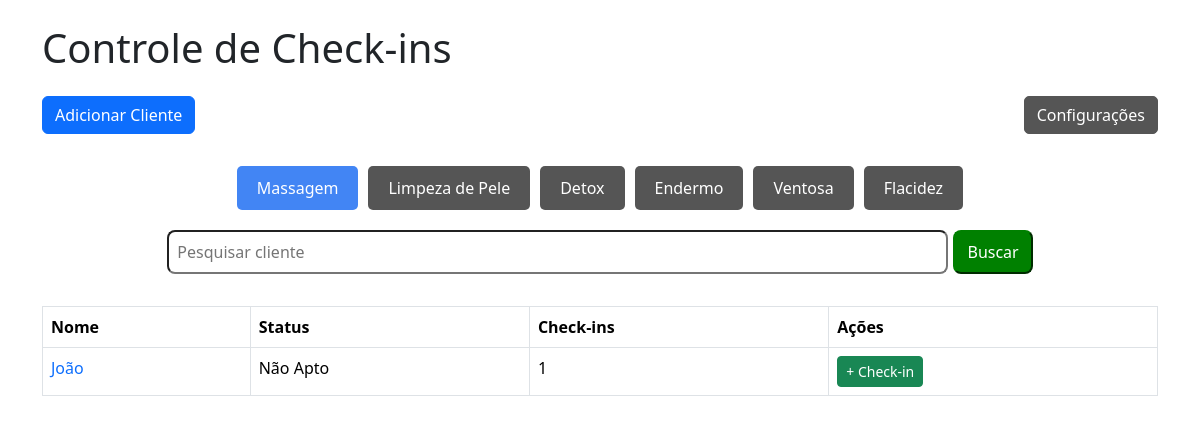
Before: / with the older database file.
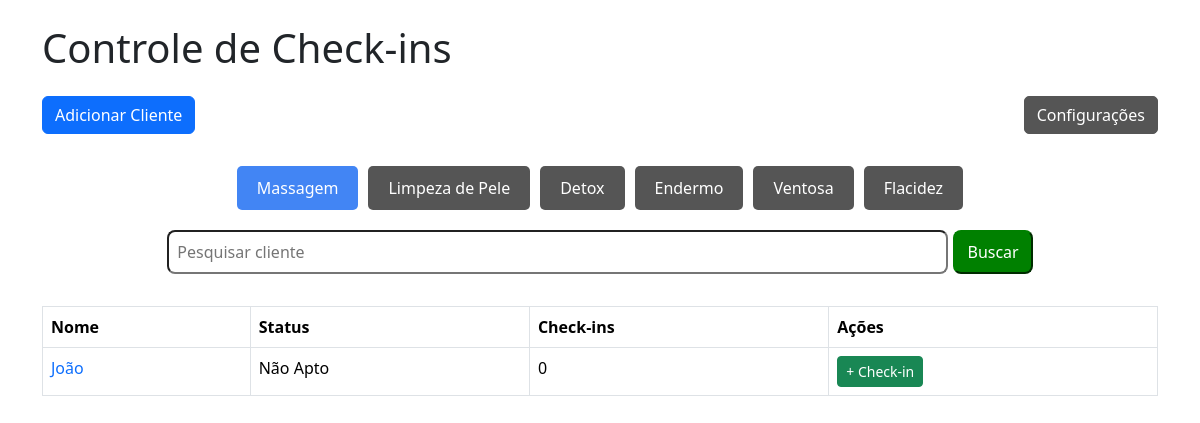
After: the same page with the newer database file.
### tables this page shows
CREATE TABLE cliente_massagem (
        id INTEGER PRIMARY KEY AUTOINCREMENT,
        nome TEXT NOT NULL,
        status BOOLEAN DEFAULT FALSE,
        checkins INTEGER DEFAULT 0
    );

### app/views/massagem.py (the view)
@app.route("/")
def homepage_massagem():
    conn = get_db_connection()
    cliente_massagem = conn.execute('SELECT * FROM cliente_massagem ORDER BY nome ASC').fetchall()
    conn.close()
    return render_template('massagem/massagem.html', cliente_massagem=cliente_massagem)

### app/model/model.py (called while the page is built)
def get_db_connection():
    conn = sqlite3.connect('checkins.db')
    conn.row_factory = sqlite3.Row
    return conn

### app/templates/massagem/massagem.html (shortened to what this page needs)
<!DOCTYPE html>
<html lang="pt-br">
<head>
    <link href="https://cdn.jsdelivr.net/npm/bootstrap@5.3.2/dist/css/bootstrap.min.css" rel="stylesheet">
    <link rel="stylesheet" href="{{url_for('static', filename='css/style.css')}}">
    <link rel="stylesheet" href="{{url_for('static', filename='css/modal.css')}}">
</head>
<body>
    <div class="container">
        <h1 class="mb-4">
            Controle de Check-ins
        </h1>
        <div class="modal-top">
            <button class="btn btn-primary" id="openModal">Adicionar Cliente</button>
            <a class="btn btn-primary button-gerencia" href="/config">Configurações</a>
        </div>
        <div class="nav">
            <a href="/" class="active">Massagem</a>
            <a href="/limpeza">Limpeza de Pele</a>
            <a href="/detox">Detox</a>
            <a href="/endermo">Endermo</a>
            <a href="/ventosa">Ventosa</a>
            <a href="/flacidez">Flacidez</a>
        </div>
        <form action="/busca_massagem" method="POST" class='form-busca'>
            <input class="input-busca" type="text" name="termo" placeholder="Pesquisar cliente" value="{{ termo }}">
            <button class="button-busca" type="submit">Buscar</button>
        </form>
        {% if resultados %}
            <table class="table table-bordered">
            <thead>
                <tr>
                <th>Nome</th>
                <th>Status</th>
                <th>Check-ins</th>
                <th>Ações</th>
                </tr>
            </thead>
            <tbody>
                {% for cliente in resultados %}
                <tr>
                <td><a href="/clientemassagem/{{cliente.id}}">{{ cliente.nome }}</a></td>
                {% if cliente.status %}
                    <td><a class="agendar" href="https://app.tecnofit.com.br/ng/calendar/week" target="_blank">Agendar</a></td>
                {% else %}
                    <td>Não Apto</td>
                {% endif %}
                <td>{{ cliente.checkins }}</td>
                <td>
                    <a href="/checkinmassagem/{{ cliente.id }}" class="btn btn-success btn-sm">+ Check-in</a>
                </td>
                </tr>
                {% endfor %}
            </tbody>
        </table>
        {% else %}
        <table class="table table-bordered">
            <thead>
                <tr>
                <th>Nome</th>
                <th>Status</th>
                <th>Check-ins</th>
                <th>Ações</th>
                </tr>
            </thead>
            <tbody>
                {% for cliente in cliente_massagem %}
                <tr>
                <td><a href="/clientemassagem/{{cliente.id}}">{{ cliente.nome }}</a></td>
                {% if cliente.status %}
                    <td><a class="agendar" href="https://app.tecnofit.com.br/ng/calendar/week" target="_blank">Agendar</a></td>
                {% else %}
                    <td>Não Apto</td>
                {% endif %}
                <td>{{ cliente.checkins }}</td>
                <td>
                    <a href="/checkinmassagem/{{ cliente.id }}" class="btn btn-success btn-sm">+ Check-in</a>
                </td>
                </tr>
                {% endfor %}
            </tbody>
        </table>
        {% endif %}
</body>
</html>

Changed rows visible on the page:
changed cliente_massagem "João": checkins "1" → "0"
